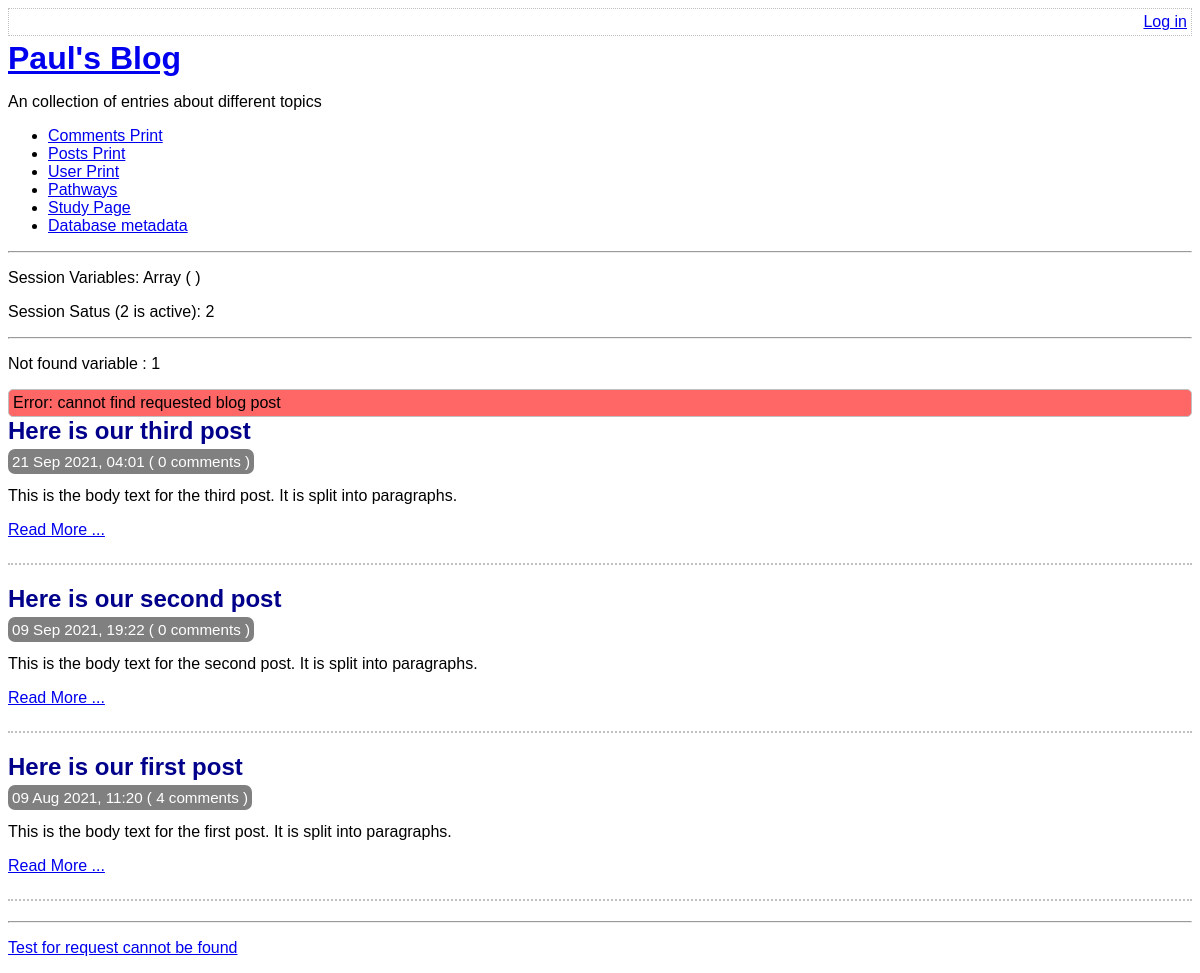
/index.php?not-found=1, run on the app's committed database.
### tables this page shows
CREATE TABLE post(
    id integer primary key autoincrement not null,
    title text not null,
    body text not null,
    user_id integer not null,
    created_at date not null,
    updated_at date,
    foreign key (user_id) references user(id)
);

### lib/common.php (called while the page is built, shortened)
<?php
function getRootPath()
{
    return realpath(__DIR__ . '/..');
}
function getDatabasePath()
{
    return getRootPath() . '/data/data.sqlite';
}
function getDsn()
{
    return 'sqlite:' . getDatabasePath();
}
function getPDO()
{
    $pdo = new PDO(getDsn());
    return $pdo;
}
function htmlEscape($html){
    return htmlspecialchars($html, ENT_HTML5, 'UTF-8');
}
function convertSQliteDate($sqlDate){
    $date = DateTime::createFromFormat("Y-m-d H:i:s",$sqlDate);
    return $date -> format('d M Y, H:i');
}
function countCommentsForPost(PDO $pdo, $postId){
    $pdo = getPDO();
    $sql = "
    select count(*) c from comment
    where post_id = :post_id
    ";
    $stmt = $pdo -> prepare($sql);
    $stmt ->execute(
        array('post_id' => $postId, )
    );
    return (int) $stmt -> fetchColumn();
}
function getAllPosts(PDO $pdo){
    $stmt = $pdo -> query(
        'select id, title, created_at, body,
        (select count(*) from comment where comment.post_id = post.id) comment_count
        from post
        order by created_at desc'
      );
      return $stmt->fetchAll(PDO::FETCH_ASSOC);
}

### index.php (the view, shortened to what this page needs)
<?php
require_once 'lib/common.php';
$pdo = getPDO();
$posts = getAllPosts($pdo);
$notFound = isset($_GET['not-found']);
if ($notFound){
  $notFoundVar = $notFound;
}
else{
  $notFoundVar = "not not-found";
}
?>
<?php
require_once 'templates/boilerplate.php' ?>
<body>
    <?php require 'templates/title.php' ?>
    <p>Not found variable : <?php echo $notFoundVar ?></p>
    <?php if ($notFound): ?>
      <div class="box error"> Error: cannot find requested blog post </div>
      <?php endif ?>
      <div class="post-list">
        <?php foreach ($posts as $post): ?>
          <div class="post-synopsis">
              <h2>
                <?php echo htmlEscape($post['title']) ?>
              </h2>
              <div class="meta">
                <?php echo convertSQliteDate($post['created_at']) ?>
                ( <?php  echo countCommentsForPost($pdo , $post['id'])  ?> comments )
              </div>
              <p>
                <?php echo htmlEscape($post['body'] )?>
              </p>
              <div class="post-controls">
                <p><a href="view-post.php?post_id=<?php echo $post['id'] ?>">Read More ...</a>
              </p>
              </div>
          </div>
      <?php endforeach ?>
    </div>
<hr/>
<p><a href="view-post.php?post_id=7">Test for request cannot be found</a></p>
</body>
</html>

### assets/main.css (style rules this page uses)
.box { border: 1px solid silver; border-radius: 5px; padding: 4px; }
.error { background-color: #ff6666; }
h1 , h2, h3 { margin-top: 0; margin-bottom: 8px; }
body { font-size: 100%; font-family:sans-serif; }
.post-synopsis { padding-bottom: 8px; border-bottom: 2px dotted silver; margin-bottom: 20px; }
.post-synopsis h2 , .post h2 { color: darkblue; }
.post .date , .post-synopsis .meta { color:white; background-color: grey; border-radius: 7px; padding: 4px; display: inline; font-size: 0.95em; }

### data on the page
post: title "Here is our third post", created_at "21 Sep 2021, 04:01", id "0", body "This is the body text for the third post. It is split into paragraphs."
post: title "Here is our second post", created_at "09 Sep 2021, 19:22", id "0", body "This is the body text for the second post. It is split into paragraphs."
post: title "Here is our first post", created_at "09 Aug 2021, 11:20", id "4", body "This is the body text for the first post. It is split into paragraphs."

### other printed values
$sessionVars "Array ( )"
session_status() "2"
$notFoundVar "1"
